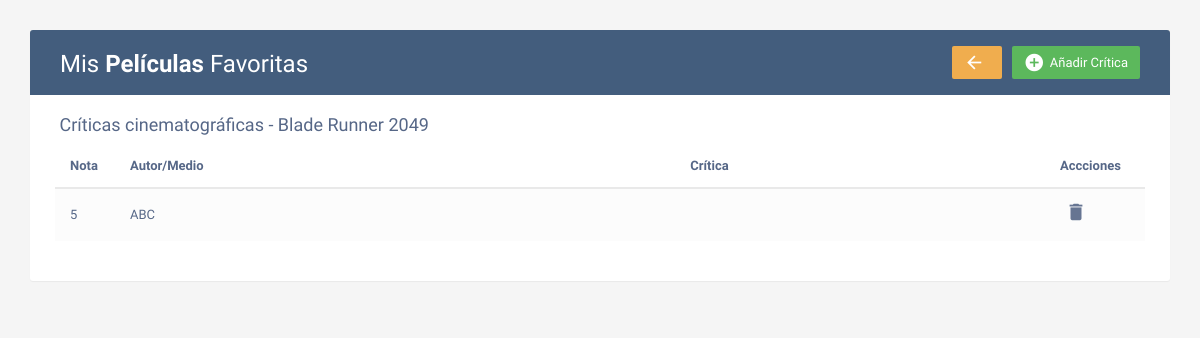
The page /ver_criticas.php?pelicula=23 on the database its author committed.
### tables this page shows
CREATE TABLE `peliculas` (
  `id_pelicula` int(11) NOT NULL,
  `titulo` varchar(120) NOT NULL,
  `genero` varchar(50) NOT NULL,
  `director` varchar(100) NOT NULL,
  `fecha` int(4) NOT NULL,
  `sinopsis` text NOT NULL,
  `cartel` varchar(200) NOT NULL
);

CREATE TABLE `criticas` (
  `id_critica` int(11) NOT NULL,
  `id_pelicula` int(11) NOT NULL,
  `autor` varchar(100) NOT NULL,
  `texto` text NOT NULL,
  `nota` int(1) NOT NULL
);

### ver_criticas.php (the view, shortened to what this page needs)
<!DOCTYPE html>
<html lang="en">
<head>
<link rel="stylesheet" href="https://maxcdn.bootstrapcdn.com/font-awesome/4.7.0/css/font-awesome.min.css">
<link rel="stylesheet" href="https://maxcdn.bootstrapcdn.com/bootstrap/3.3.7/css/bootstrap.min.css">
<link rel="stylesheet" href="css/estilos.css">
</head>
<body>
<?php
    if (isset($_GET['pelicula'])) {
		$conexion = conectar("2daw");
        $consulta = "SELECT titulo FROM peliculas WHERE id_pelicula={$_GET['pelicula']}";
        $conexion->query("SET NAMES utf8");
        $resultado = $conexion->query($consulta);
        $pelicula = $resultado->fetch_assoc();
?>
    <div class="container">
        <div class="table-wrapper">
            <div class="table-title">
                <div class="row">
                    <div class="col-sm-8">
                        <h2>Mis <b>Películas</b> Favoritas</h2>
                    </div>
                    <div class="col-sm-4">
						<a href="#addCriticaModal" class="btn btn-success" data-toggle="modal"><i class="material-icons">&#xE147;</i> <span>Añadir Crítica</span></a>
                        <a href="index.php" class="btn btn-warning"><i class="material-icons">arrow_back</i></a>
					</div>
                </div>
            </div>
            <div class="row col-sm-8">
                    <h4>&nbsp;Críticas cinematográficas - <?php echo $pelicula['titulo'];?></h4>
            </div>
            <table class="table table-striped table-hover">
                <thead>
                    <tr>
	                    <th>Nota</th>
                        <th>Autor/Medio</th>
						<th>Crítica</th>
                        <th>Accciones</th>
                    </tr>
                </thead>
                <tbody>
<?php
		$consulta = "SELECT * FROM criticas WHERE criticas.id_pelicula = {$_GET['pelicula']} ORDER BY nota DESC";
		$conexion->query("SET NAMES utf8");
		$resultado = $conexion->query($consulta);
		while($critica = $resultado->fetch_array()) {
?>
                    <tr>
                        <td><?php echo $critica['nota']; ?></td>
                        <td><?php echo $critica['autor']; ?></td>
						<td><?php echo $critica['critica']; ?></td>
                        <td>
                        <a href="controlador.php?delete_critica=<?php echo $critica['id_critica'];?>&pelicula=<?php echo $critica['id_pelicula'];?>"><i class="material-icons" data-toggle="tooltip" title="Borrar">&#xE872;</i></a>
                        </td>
                    </tr>
<?php
        }
?>
                </tbody>
			</table>
        </div>
    </div>
<?php
    } else {
        header("Location: index.php");
    }
?>
</body>
</html>

### css/estilos.css (style rules this page uses)
body { color: #566787; background: #f5f5f5; font-family: 'Varela Round', sans-serif; font-size: 13px; }
.table-wrapper { background: #fff; padding: 20px 25px; margin: 30px 0; border-radius: 3px; box-shadow: 0 1px 1px rgba(0,0,0,.05); }
.table-title { padding-bottom: 15px; background: #435d7d; color: #fff; padding: 16px 30px; margin: -20px -25px 10px; border-radius: 3px 3px 0 0; }
.table-title h2 { margin: 5px 0 0; font-size: 24px; }
.table-title .btn { color: #fff; float: right; font-size: 13px; border: none; min-width: 50px; border-radius: 2px; border: none; outline: none !important; margin-left: 10px; }
.table-title .btn i { float: left; font-size: 21px; margin-right: 5px; }
.table-title .btn span { float: left; margin-top: 2px; }
table.table tr th, table.table tr td { border-color: #e9e9e9; padding: 12px 15px; vertical-align: middle; }
table.table tr th:first-child { width: 60px; }
table.table tr th:last-child { width: 100px; }
table.table-striped tbody tr:nth-of-type(odd) { background-color: #fcfcfc; }
table.table td:last-child i { opacity: 0.9; font-size: 22px; margin: 0 5px; }
table.table td a { font-weight: bold; color: #566787; display: inline-block; text-decoration: none; outline: none !important; }
table.table td i { font-size: 19px; }

### rows shown on the page
peliculas: titulo "Blade Runner 2049"
criticas: nota "5", autor "ABC"
